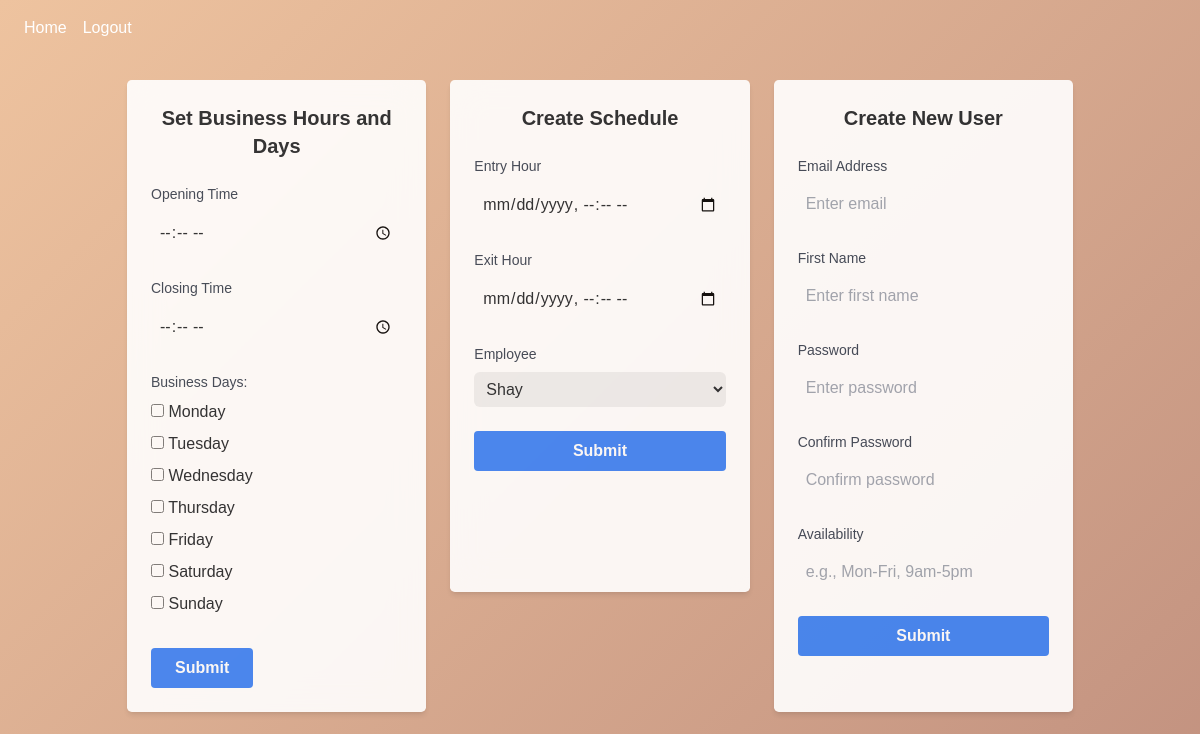
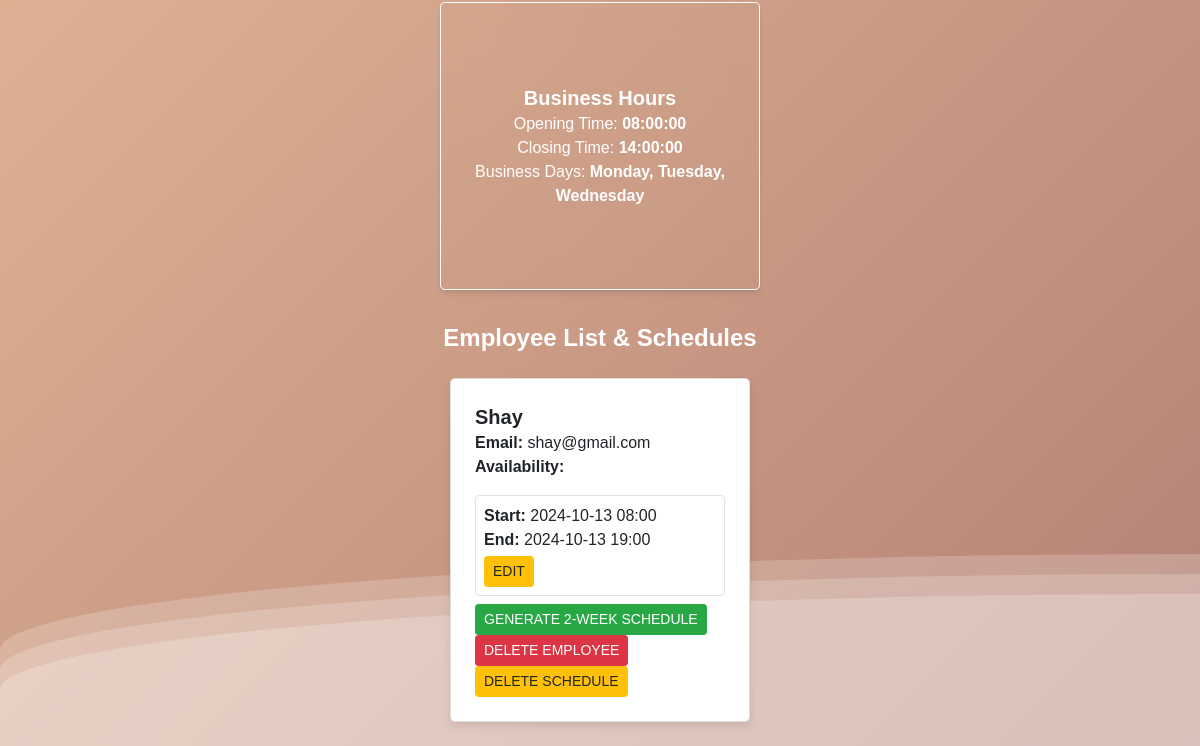
/admin/admin (signed in), run on an earlier commit of the app's database (2 pictures, top to bottom).
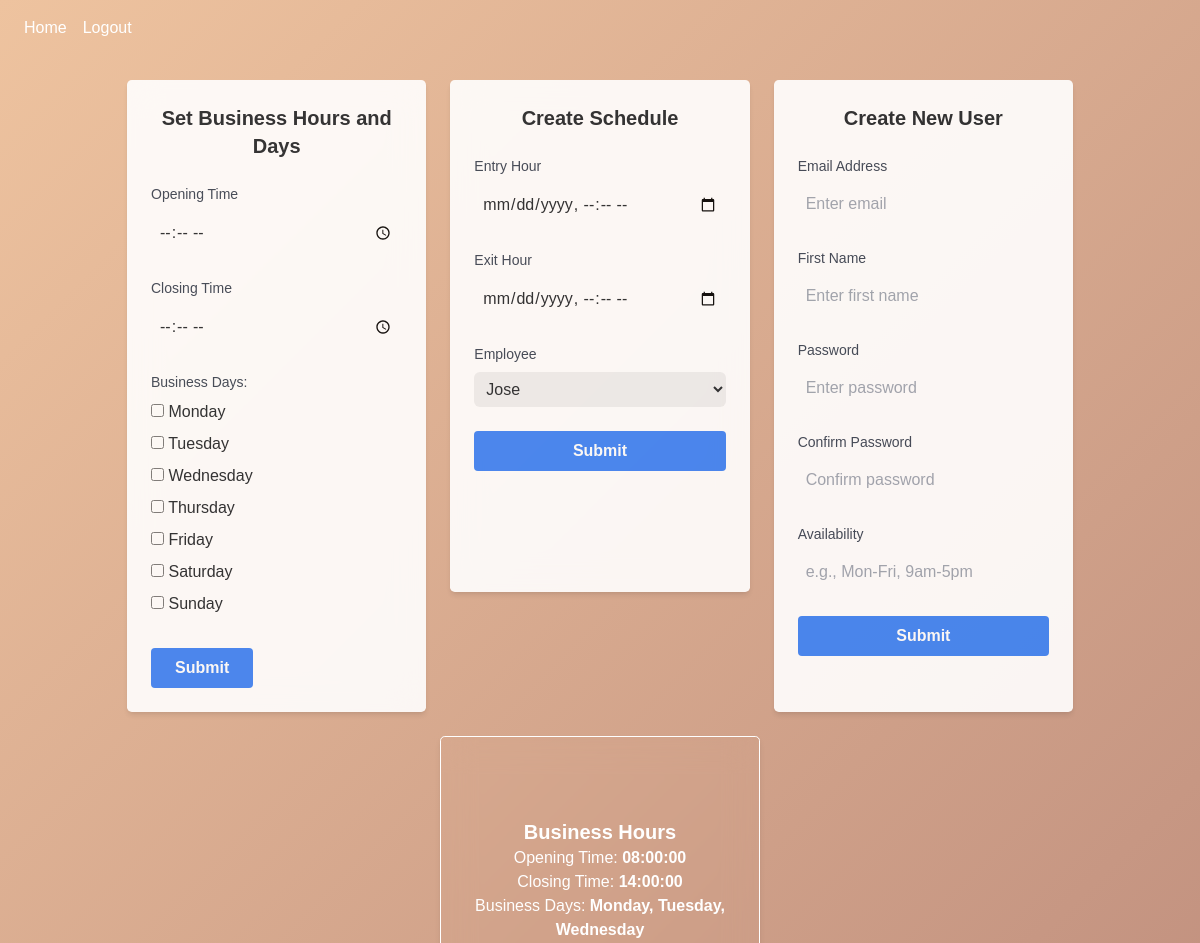
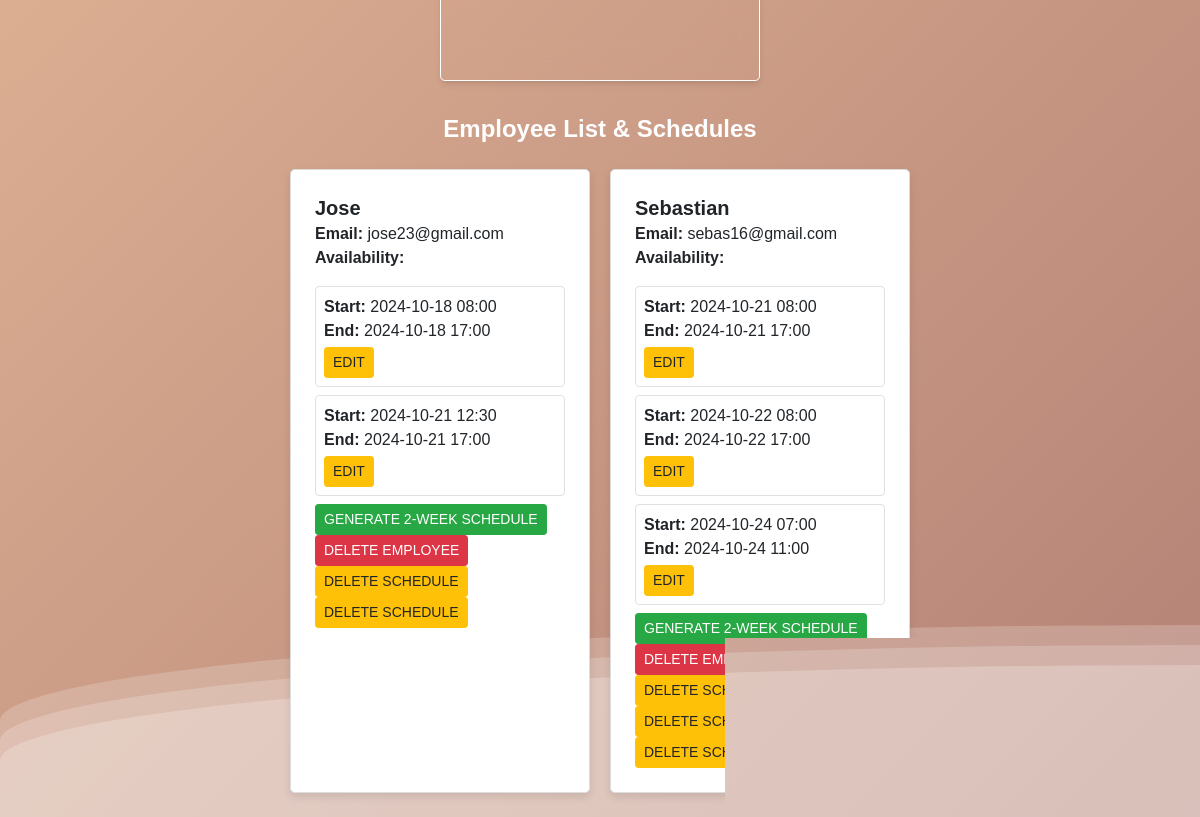
And on a later commit of the database (2 pictures, top to bottom).
### website/models.py (models this page shows)
class User(db.Model, UserMixin):
    id = db.Column(db.Integer, primary_key=True)
    email = db.Column(db.String(150), unique=True)
    password = db.Column(db.String(150))
    first_name = db.Column(db.String(150))
    is_admin = db.Column(db.Boolean, default=False)
    opening_time = db.Column(db.Time, nullable=True)
    closing_time = db.Column(db.Time, nullable=True)
    business_days = db.Column(db.String(20), nullable=True)
    created_by = db.Column(db.Integer, db.ForeignKey('user.id'))
    availability = db.Column(db.String(500))
    schedules = db.relationship('Schedule', foreign_keys='Schedule.employee_id', backref='employee', cascade='all, delete-orphan')
    created_schedules = db.relationship('Schedule', foreign_keys='Schedule.created_by', backref='creator', cascade='all, delete-orphan')
    vacation_hours = db.relationship('VacationHours', foreign_keys='VacationHours.employee_id', backref='employee', cascade='all, delete-orphan')
    created_vacation_hours = db.relationship('VacationHours', foreign_keys='VacationHours.created_by', backref='creator', cascade='all, delete-orphan')

class Schedule(db.Model):
    id = db.Column(db.Integer, primary_key=True)
    employee_id = db.Column(db.Integer, db.ForeignKey('user.id')) # Employee associated with the schedule
    shift_start = db.Column(db.DateTime)
    shift_end = db.Column(db.DateTime)
    created_by = db.Column(db.Integer, db.ForeignKey('user.id')) # User who created the schedule

### website/admin.py (the view)
@admin.route('/admin', methods=['GET', 'POST'])
@login_required
def admin_panel():
    if not current_user.is_admin:
        return redirect(url_for('home'))
    employees = User.query.filter_by(created_by=current_user.id).all()
    schedules = Schedule.query.filter_by(created_by=current_user.id).all()
    print(f"Schedules fetched for admin {current_user.id}: {schedules}")
    business_days_list = ['Monday', 'Tuesday', 'Wednesday', 'Thursday', 'Friday', 'Saturday', 'Sunday']
    opening_time = current_user.opening_time
    closing_time = current_user.closing_time
    if opening_time and closing_time:
        from datetime import datetime
        today = datetime.now().date()
        opening_dt = datetime.combine(today, opening_time)
        closing_dt = datetime.combine(today, closing_time)
        total_business_hours = (closing_dt - opening_dt).total_seconds() / 3600
    else:
        total_business_hours = 0  # Default if times are not set
    can_create_schedule = total_business_hours <= 9
    valid_schedules = []
    for schedule in schedules:
        total_hours = (schedule.shift_end - schedule.shift_start).total_seconds() / 3600 - 1  # Subtracting break time
        if total_hours >= 8:  # Only include valid schedules
            valid_schedules.append(schedule)
    for schedule in schedules:
        schedule.is_valid = (schedule in valid_schedules)
    return render_template(
        'admin_panel.html',
        employees=employees,
        schedules=schedules,
        valid_schedules=valid_schedules,
        user=current_user,
        business_days_list=business_days_list,
        can_create_schedule=can_create_schedule
    )

### website/templates/admin_panel.html (shortened to what this page needs)
{% extends "base.html" %}
{% block content %}
    <div class="content">
<div class="grid grid-cols-1 sm:grid-cols-2 md:grid-cols-3 gap-6 p-6">
    <div class="col-span-1 bg-white backdrop-blur-lg p-6 opacity-90 shadow-md rounded-lg w-full md:w-75 h-auto">
        <form method="POST" action="{{ url_for('admin.set_business_hours') }}">
            <h3 class="text-xl font-bold mb-4" align="center">Set Business Hours and Days</h3>
            <div class="form-group mb-4">
                <label for="opening_time" class="block text-sm font-medium text-gray-700">Opening Time</label>
                <input type="time" class="mt-1 block w-full p-2 border-gray-300 rounded-md" id="opening_time" name="opening_time" required>
            </div>
            <div class="form-group mb-4">
                <label for="closing_time" class="block text-sm font-medium text-gray-700">Closing Time</label>
                <input type="time" class="mt-1 block w-full p-2 border-gray-300 rounded-md" id="closing_time" name="closing_time" required>
            </div>
            <div class="form-group mb-4">
                <label class="block text-sm font-medium text-gray-700">Business Days:</label>
                <label><input type="checkbox" name="business_days" value="0"> Monday</label><br>
                <label><input type="checkbox" name="business_days" value="1"> Tuesday</label><br>
                <label><input type="checkbox" name="business_days" value="2"> Wednesday</label><br>
                <label><input type="checkbox" name="business_days" value="3"> Thursday</label><br>
                <label><input type="checkbox" name="business_days" value="4"> Friday</label><br>
                <label><input type="checkbox" name="business_days" value="5"> Saturday</label><br>
                <label><input type="checkbox" name="business_days" value="6"> Sunday</label><br>
            </div>
            <button class="bg-blue-500 hover:bg-blue-700 text-white font-bold py-2 px-4 rounded">Submit</button>
        </form>
    </div>
<div class="col-span-1 bg-white backdrop-blur-lg p-6 opacity-90 shadow-md rounded-lg" style="height: 32rem;">
    <form method="POST" action="{{ url_for('admin.create_schedule') }}">
        <h3 class="text-xl font-bold mb-4" align="center">Create Schedule</h3>
        <div class="form-group mb-4">
            <label for="shift_start" class="block text-sm font-medium text-gray-700">Entry Hour</label>
            <input type="datetime-local" class="mt-1 block w-full p-2 border-gray-300 rounded-md" id="shift_start" name="shift_start" required>
        </div>
        <div class="form-group mb-4">
            <label for="shift_end" class="block text-sm font-medium text-gray-700">Exit Hour</label>
            <input type="datetime-local" class="mt-1 block w-full p-2 border-gray-300 rounded-md" id="shift_end" name="shift_end" required>
        </div>
        <div class="form-group mb-4">
            <label for="employee_id" class="block text-sm font-medium text-gray-700">Employee</label>
            <select class="mt-1 block w-full p-2 border-gray-300 rounded-md" id="employee_id" name="employee_id" required>
                {% for employee in employees %}
                    <option value="{{ employee.id }}">{{ employee.first_name }}</option>
                {% endfor %}
            </select>
        </div>
        <button type="submit" class="bg-blue-500 hover:bg-blue-700 text-white font-bold py-2 px-4 rounded w-full">Submit</button>
    </form>
</div>
    <div class="col-span-1 bg-white p-6 shadow-md opacity-90 rounded-lg">
        <form method="POST" action="{{ url_for('admin.create_user') }}">
            <h3 class="text-xl font-bold mb-4" align="center">Create New User</h3>
            <div class="form-group mb-4">
                <label for="email" class="block text-sm font-medium text-gray-700">Email Address</label>
                <input type="email" class="mt-1 block w-full p-2 border-gray-300 rounded-md" id="email" name="email" placeholder="Enter email" required>
            </div>
            <div class="form-group mb-4">
                <label for="first_name" class="block text-sm font-medium text-gray-700">First Name</label>
                <input type="text" class="mt-1 block w-full p-2 border-gray-300 rounded-md" id="first_name" name="first_name" placeholder="Enter first name" required>
            </div>
            <div class="form-group mb-4">
                <label for="password" class="block text-sm font-medium text-gray-700">Password</label>
                <input type="password" class="mt-1 block w-full p-2 border-gray-300 rounded-md" id="password" name="password" placeholder="Enter password" required>
            </div>
            <div class="form-group mb-4">
                <label for="password_confirm" class="block text-sm font-medium text-gray-700">Confirm Password</label>
                <input type="password" class="mt-1 block w-full p-2 border-gray-300 rounded-md" id="password_confirm" name="password_confirm" placeholder="Confirm password" required>
            </div>
            <div class="form-group mb-4">
                <label for="availability" class="block text-sm font-medium text-gray-700">Availability</label>
                <input type="text" class="mt-1 block w-full p-2 border-gray-300 rounded-md" id="availability" name="availability" placeholder="e.g., Mon-Fri, 9am-5pm">
            </div>
            <button type="submit" class="bg-blue-500 hover:bg-blue-700 text-white font-bold py-2 px-4 rounded w-full">Submit</button>
        </form>
    </div>
</div>
 <div class="colorText">
<div class="flex justify-center items-center">
<div class="p-6 bg-opacity-80 shadow-md rounded-lg backdrop-blur-lg content-center border border-white border-opacity-50 shadow-white" style="height: 18rem; width: 20rem;">
    <h3 class="text-xl font-bold text-center">Business Hours</h3>
    <p class="text-center">Opening Time: <strong>{{ user.opening_time }}</strong></p>
    <p class="text-center">Closing Time: <strong>{{ user.closing_time }}</strong></p>
    <p class="text-center">Business Days:
        {% if user.business_days %}
            {% set business_days = user.business_days.split(',') %}
            {% set business_days_names = [] %}
            {% for day in business_days %}
                {% set _ = business_days_names.append(business_days_list[day|int]) %}
            {% endfor %}
            <strong>{{ ', '.join(business_days_names) }}</strong>
        {% else %}
            <strong>Not Set</strong>
        {% endif %}
    </p>
</div>
</div>
</div>
<div class="mt-8">
    <div class="colorText">
    <h3 class="text-2xl font-bold text-center">Employee List & Schedules</h3>
    </div>
    <div class="employee-schedule-container grid grid-cols-1 md:grid-cols-2 lg:grid-cols-3 gap-4 mt-4">
        {% for employee in employees %}
            <div class="employee-card bg-white p-4 shadow-md rounded-lg mb-4 hover:shadow-lg transition-shadow duration-300">
                <h4 class="font-semibold text-xl">{{ employee.first_name }}</h4>
                <p><strong>Email:</strong> {{ employee.email }}</p>
                <p><strong>Availability:</strong> {{ employee.availability }}</p>
                <div class="schedule-boxes mt-3">
                    {% for schedule in schedules if schedule.employee_id == employee.id %}
                        <div class="schedule-box border p-2 rounded-md mb-2 {% if schedule not in valid_schedules %} bg-red-100 {% endif %}">
                            <p><strong>Start:</strong> {{ schedule.shift_start.strftime('%Y-%m-%d %H:%M') }}</p>
                            <p><strong>End:</strong> {{ schedule.shift_end.strftime('%Y-%m-%d %H:%M') }}</p>
                            <button class="edit-btn btn btn-warning btn-sm mt-1"
                                    data-schedule-id="{{ schedule.id }}"
                                    data-shift-start="{{ schedule.shift_start.strftime('%Y-%m-%dT%H:%M') }}"
                                    data-shift-end="{{ schedule.shift_end.strftime('%Y-%m-%dT%H:%M') }}">
                                Edit
                            </button>
                        </div>
                    {% endfor %}
                </div>
                <div class="employee-actions mt-2">
                    {% if can_create_schedule %}
                        <form method="POST" action="{{ url_for('admin.generate_schedule', employee_id=employee.id, duration=2) }}" style="display:inline;">
                            <button type="submit" class="btn btn-success btn-sm">Generate 2-Week Schedule</button>
                        </form>
                    {% endif %}
                    <form method="POST" action="{{ url_for('admin.delete_employee', id=employee.id) }}" style="display:inline;">
                        <button type="submit" class="btn btn-danger btn-sm">Delete Employee</button>
                    </form>
                    {% for schedule in schedules if schedule.employee_id == employee.id %}
                    <form method="POST" action="{{ url_for('admin.delete_schedule', id=schedule.id) }}" style="display:inline;">
                        <button type="submit" class="btn btn-warning btn-sm">Delete Schedule</button>
                    </form>
                    {% endfor %}
                </div>
            </div>
        {% endfor %}
    </div>
</div>
</div>
{% endblock %}

### website/templates/base.html (shortened to what this page needs)
<!DOCTYPE html>
<html>
    <head>
        <link
        rel="stylesheet"
        href="https://stackpath.bootstrapcdn.com/bootstrap/4.4.1/css/bootstrap.min.css"
      />
      <link
        rel="stylesheet"
        href="https://stackpath.bootstrapcdn.com/font-awesome/4.7.0/css/font-awesome.min.css"
      />
      <link href="{{ url_for('static', filename='output.css') }}" rel="stylesheet">
      <link href="https://cdn.jsdelivr.net/npm/tailwindcss@2.2.19/dist/tailwind.min.css" rel="stylesheet">
    </head>
    <body style="background-color: #ffffff;">
      <div>
        <div class="wave"></div>
        <div class="wave"></div>
        <div class="wave"></div>
    </div>
      <div style="position: relative;">
        <nav class="navbar navbar-expand-lg">
          <div class="navbar-nav">
              {% if g.user.is_authenticated %}
                  <a class="nav-item nav-link text-white" id="home" href="{{ url_for('views.home')}}">Home</a>
                  <a class="nav-item nav-link text-white" id="logout" href="{{ url_for('auth.logout')}}">Logout</a>
              {% else %}
                  <a class="nav-item nav-link text-white" id="login" href="{{ url_for('auth.login')}}">Login</a>
                  <a class="nav-item nav-link text-white" id="adminSignUp" href="{{ url_for('auth.admin_sign_up')}}">Admin Sign Up</a>
              {% endif %}
          </div>
      </nav>
    </div>
        <div class="container">
        {% block content%}
        {% endblock%}
        </div>
    </body>
</html>

What changed in the data, as far as the page shows it:
removed Schedule: shift_start "2024-10-13 08:00", shift_end "2024-10-13 19:00", shown under User "Shay"
changed User: first_name "Shay" → "Jose"; email "shay@gmail.com" → "jose23@gmail.com"
added Schedule: shift_start "2024-10-18 08:00", shift_end "2024-10-18 17:00", shown under User "Jose"
added Schedule: shift_start "2024-10-21 12:30", shift_end "2024-10-21 17:00", shown under User "Jose"
added User: first_name "Sebastian", email "sebas16@gmail.com"
added Schedule: shift_start "2024-10-21 08:00", shift_end "2024-10-21 17:00"
added Schedule: shift_start "2024-10-22 08:00", shift_end "2024-10-22 17:00"
added Schedule: shift_start "2024-10-24 07:00", shift_end "2024-10-24 11:00"
Also different on the page:
form field employee_id: "Shay" → "Jose"
